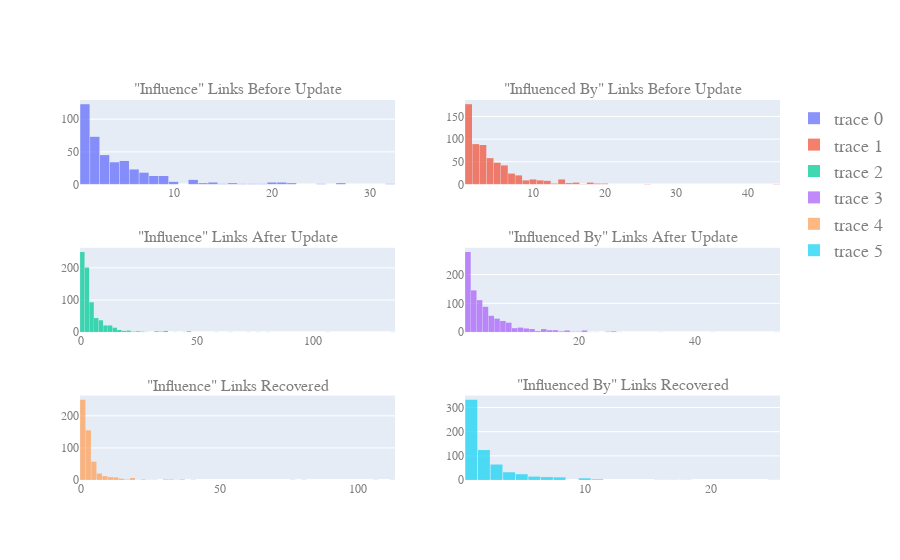
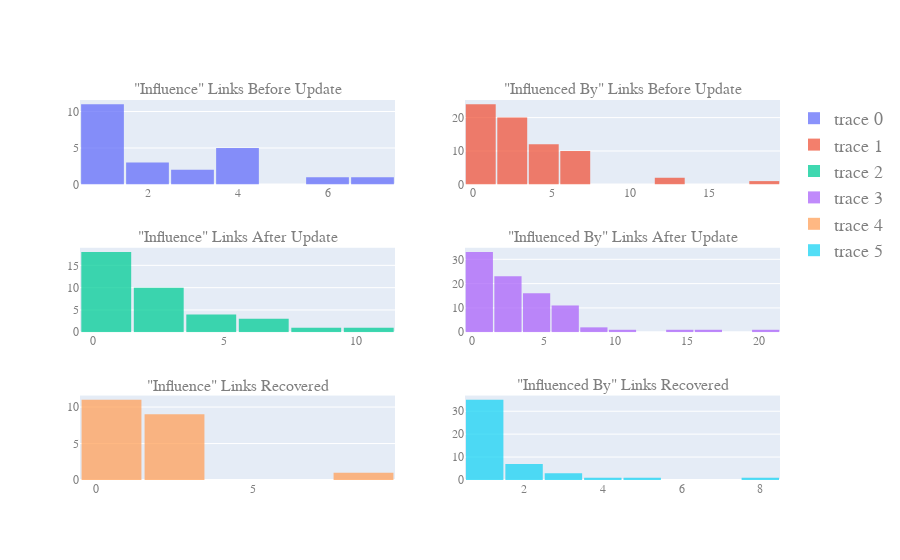

Notebook cell for these charts, in order:
### Code cell
# for all items, summarize every variable in ['influ_count']

import plotly
# use plot to print overlay histogram
import plotly.figure_factory as ff
import plotly.graph_objs as go
import pandas as pd
# use plotly to create graphs that lay beside each other
from plotly.subplots import make_subplots



# for 'influence'
#         'influencedBy'
#         'influence_inferred'
#         'influencedBy_inferred'
#         "influ_update"
#         "influBy_update"
#     }

def describe_count(key_list, db_philo_info_count_list):
    # use plotly to print an overlay histogram of all keys in key_list
    # overlay histogram using go
    fig = go.Figure()

    # use plotly to create graphs that lay beside each other
    # rows are three status
    # cols are two variables
    fig = make_subplots(rows=3, cols=2, subplot_titles=(
        "\"Influence\" Links Before Update", "\"Influenced By\" Links Before Update", 
        "\"Influence\" Links After Update", "\"Influenced By\" Links After Update", 
        "\"Influence\" Links Recovered", "\"Influenced By\" Links Recovered"
        ))
    # put the six graphs in the same figure, put in each row and column
    for i in range(3):
        for j in range(2):
            # print(i, j)
            # count zero values for each key
            count_zero = 0
            for item in db_philo_info_count_list:
                if item['influ_count'][key_list[i*2+j]] == 0:
                    count_zero += 1
            print(key_list[i*2+j], "count_zero:", count_zero)
            # ignore zero values and create a new df
            df = pd.DataFrame([item['influ_count'][key_list[i*2+j]] for item in db_philo_info_count_list if item['influ_count'][key_list[i*2+j]] != 0], columns=[key_list[i*2+j]])
            # use the df to create a histogram
            fig.add_trace(go.Histogram(x=df[key_list[i*2+j]]), row=i+1, col=j+1)

            # fig.add_trace(go.Histogram(x=[item['influ_count'][key_list[i*2+j]] for item in db_philo_info_count_list]), row=i+1, col=j+1)
    fig.update_layout(barmode='overlay')
    # change the font
    fig.update_layout(font=dict(family="calibri", size=18, color="#7f7f7f"))
    # decrease the distance between each subplot
      
    # decrease the font size of xaxis and yaxis
    fig.update_xaxes(title_font=dict(size=12), tickfont=dict(size=12))
    fig.update_yaxes(title_font=dict(size=12), tickfont=dict(size=12))
    # change bin width
    fig.update_layout(bargap=0.05)
    fig.update_traces(opacity=0.75)
    fig.show()
    # save as html
    plotly.offline.plot(fig, filename='vis/histogram_for_links.html')

# a function that find all philosophers who have no influence and influencedBy
def find_isolated(db_philo_info_count_list, status):
    if status == "before_update":
        key_list = ['influence', 'influencedBy']
    elif status == "after_update":
        key_list = ['influence_inferred', 'influencedBy_inferred']
    elif status == "update":
        key_list = ['influ_update', 'influBy_update']
    else:
        print("wrong status")
        return
    
    count_isolated = 0
    for item in db_philo_info_count_list:
        if item['influ_count'][key_list[0]] == 0 and item['influ_count'][key_list[1]] == 0:
            # print(list(item["influ_count"].values())[-2:], item["entity"], list(item["influ_count"].values())[:4])
            count_isolated += 1
    print(status, "count_isolated:", count_isolated)


find_isolated(db_philo_info_count_list, "before_update")
find_isolated(db_philo_info_count_list, "after_update")
find_isolated(db_philo_info_count_list, "update")


key_list = ['influence', 'influencedBy', 'influence_inferred', 'influencedBy_inferred', 'influ_update', 'influBy_update']

describe_count(key_list, db_philo_info_count_list)

### Figure 1 — Plotly figure (JSON) as saved in the notebook; plotly's stock layout.template omitted (floating-point values rounded to 4 significant figures; data arrays with more than 128 entries replaced by an {"elided": "..."} marker saying what was removed)
{"data": [{"opacity": 0.75, "type": "histogram", "x": {"elided": "412 int values"}, "xaxis": "x", "yaxis": "y"}, {"opacity": 0.75, "type": "histogram", "x": {"elided": "613 int values"}, "xaxis": "x2", "yaxis": "y2"}, {"opacity": 0.75, "type": "histogram", "x": {"elided": "725 int values"}, "xaxis": "x3", "yaxis": "y3"}, {"opacity": 0.75, "type": "histogram", "x": {"elided": "911 int values"}, "xaxis": "x4", "yaxis": "y4"}, {"opacity": 0.75, "type": "histogram", "x": {"elided": "540 int values"}, "xaxis": "x5", "yaxis": "y5"}, {"opacity": 0.75, "type": "histogram", "x": {"elided": "627 int values"}, "xaxis": "x6", "yaxis": "y6"}], "layout": {"annotations": [{"font": {"size": 16}, "showarrow": false, "text": "\"Influence\" Links Before Update", "x": 0.225, "xanchor": "center", "xref": "paper", "y": 1, "yanchor": "bottom", "yref": "paper"}, {"font": {"size": 16}, "showarrow": false, "text": "\"Influenced By\" Links Before Update", "x": 0.775, "xanchor": "center", "xref": "paper", "y": 1, "yanchor": "bottom", "yref": "paper"}, {"font": {"size": 16}, "showarrow": false, "text": "\"Influence\" Links After Update", "x": 0.225, "xanchor": "center", "xref": "paper", "y": 0.6111, "yanchor": "bottom", "yref": "paper"}, {"font": {"size": 16}, "showarrow": false, "text": "\"Influenced By\" Links After Update", "x": 0.775, "xanchor": "center", "xref": "paper", "y": 0.6111, "yanchor": "bottom", "yref": "paper"}, {"font": {"size": 16}, "showarrow": false, "text": "\"Influence\" Links Recovered", "x": 0.225, "xanchor": "center", "xref": "paper", "y": 0.2222, "yanchor": "bottom", "yref": "paper"}, {"font": {"size": 16}, "showarrow": false, "text": "\"Influenced By\" Links Recovered", "x": 0.775, "xanchor": "center", "xref": "paper", "y": 0.2222, "yanchor": "bottom", "yref": "paper"}], "bargap": 0.05, "barmode": "overlay", "font": {"color": "#7f7f7f", "family": "calibri", "size": 18}, "xaxis": {"anchor": "y", "domain": [0, 0.45], "tickfont": {"size": 12}, "title": {"font": {"size": 12}}}, "xaxis2": {"anchor": "y2", "domain": [0.55, 1], "tickfont": {"size": 12}, "title": {"font": {"size": 12}}}, "xaxis3": {"anchor": "y3", "domain": [0, 0.45], "tickfont": {"size": 12}, "title": {"font": {"size": 12}}}, "xaxis4": {"anchor": "y4", "domain": [0.55, 1], "tickfont": {"size": 12}, "title": {"font": {"size": 12}}}, "xaxis5": {"anchor": "y5", "domain": [0, 0.45], "tickfont": {"size": 12}, "title": {"font": {"size": 12}}}, "xaxis6": {"anchor": "y6", "domain": [0.55, 1], "tickfont": {"size": 12}, "title": {"font": {"size": 12}}}, "yaxis": {"anchor": "x", "domain": [0.7778, 1], "tickfont": {"size": 12}, "title": {"font": {"size": 12}}}, "yaxis2": {"anchor": "x2", "domain": [0.7778, 1], "tickfont": {"size": 12}, "title": {"font": {"size": 12}}}, "yaxis3": {"anchor": "x3", "domain": [0.3889, 0.6111], "tickfont": {"size": 12}, "title": {"font": {"size": 12}}}, "yaxis4": {"anchor": "x4", "domain": [0.3889, 0.6111], "tickfont": {"size": 12}, "title": {"font": {"size": 12}}}, "yaxis5": {"anchor": "x5", "domain": [0, 0.2222], "tickfont": {"size": 12}, "title": {"font": {"size": 12}}}, "yaxis6": {"anchor": "x6", "domain": [0, 0.2222], "tickfont": {"size": 12}, "title": {"font": {"size": 12}}}}}

### Figure 2 — Plotly figure (JSON) as saved in the notebook; plotly's stock layout.template omitted (floating-point values rounded to 4 significant figures)
{"data": [{"opacity": 0.75, "type": "histogram", "x": [2, 1, 4, 4, 1, 7, 4, 2, 1, 4, 1, 1, 1, 1, 1, 1, 2, 3, 3, 1, 4, 6, 1], "xaxis": "x", "yaxis": "y"}, {"opacity": 0.75, "type": "histogram", "x": [1, 3, 3, 3, 6, 1, 1, 1, 3, 3, 2, 6, 12, 3, 5, 12, 2, 5, 1, 1, 2, 4, 1, 6, 1, 5, 4, 2, 1, 1, 2, 3, 6, 1, 6, 4, 7, 3, 1, 2, 1, 6, 4, 1, 5, 1, 3, 1, 6, 1, 1, 3, 4, 2, 1, 1, 1, 1, 1, 4, 6, 2, 1, 4, 3, 18, 3, 5, 6], "xaxis": "x2", "yaxis": "y2"}, {"opacity": 0.75, "type": "histogram", "x": [1, 1, 2, 1, 4, 3, 5, 3, 2, 10, 9, 2, 6, 2, 1, 2, 1, 6, 1, 1, 1, 1, 1, 1, 1, 1, 2, 1, 2, 4, 3, 1, 1, 5, 6, 1, 1], "xaxis": "x3", "yaxis": "y3"}, {"opacity": 0.75, "type": "histogram", "x": [1, 1, 1, 4, 3, 3, 6, 1, 1, 3, 1, 2, 1, 1, 4, 3, 8, 1, 2, 7, 14, 5, 6, 16, 2, 5, 1, 1, 3, 4, 1, 4, 7, 1, 6, 4, 1, 4, 1, 1, 1, 3, 1, 2, 2, 3, 6, 1, 1, 8, 4, 7, 1, 3, 4, 1, 2, 1, 2, 6, 4, 1, 6, 1, 3, 1, 11, 1, 1, 1, 4, 4, 2, 2, 2, 1, 1, 2, 4, 7, 3, 1, 1, 4, 3, 21, 3, 5, 7], "xaxis": "x4", "yaxis": "y4"}, {"opacity": 0.75, "type": "histogram", "x": [1, 1, 3, 1, 2, 2, 3, 9, 2, 2, 2, 1, 2, 1, 1, 1, 2, 1, 1, 1, 1], "xaxis": "x5", "yaxis": "y5"}, {"opacity": 0.75, "type": "histogram", "x": [1, 1, 1, 1, 2, 1, 2, 1, 1, 8, 1, 1, 2, 2, 1, 4, 1, 1, 3, 1, 1, 1, 2, 1, 1, 1, 2, 1, 1, 1, 2, 1, 3, 1, 1, 1, 1, 5, 1, 1, 1, 1, 1, 1, 1, 1, 3, 1], "xaxis": "x6", "yaxis": "y6"}], "layout": {"annotations": [{"font": {"size": 16}, "showarrow": false, "text": "\"Influence\" Links Before Update", "x": 0.225, "xanchor": "center", "xref": "paper", "y": 1, "yanchor": "bottom", "yref": "paper"}, {"font": {"size": 16}, "showarrow": false, "text": "\"Influenced By\" Links Before Update", "x": 0.775, "xanchor": "center", "xref": "paper", "y": 1, "yanchor": "bottom", "yref": "paper"}, {"font": {"size": 16}, "showarrow": false, "text": "\"Influence\" Links After Update", "x": 0.225, "xanchor": "center", "xref": "paper", "y": 0.6111, "yanchor": "bottom", "yref": "paper"}, {"font": {"size": 16}, "showarrow": false, "text": "\"Influenced By\" Links After Update", "x": 0.775, "xanchor": "center", "xref": "paper", "y": 0.6111, "yanchor": "bottom", "yref": "paper"}, {"font": {"size": 16}, "showarrow": false, "text": "\"Influence\" Links Recovered", "x": 0.225, "xanchor": "center", "xref": "paper", "y": 0.2222, "yanchor": "bottom", "yref": "paper"}, {"font": {"size": 16}, "showarrow": false, "text": "\"Influenced By\" Links Recovered", "x": 0.775, "xanchor": "center", "xref": "paper", "y": 0.2222, "yanchor": "bottom", "yref": "paper"}], "bargap": 0.05, "barmode": "overlay", "font": {"color": "#7f7f7f", "family": "calibri", "size": 18}, "xaxis": {"anchor": "y", "domain": [0, 0.45], "tickfont": {"size": 12}, "title": {"font": {"size": 12}}}, "xaxis2": {"anchor": "y2", "domain": [0.55, 1], "tickfont": {"size": 12}, "title": {"font": {"size": 12}}}, "xaxis3": {"anchor": "y3", "domain": [0, 0.45], "tickfont": {"size": 12}, "title": {"font": {"size": 12}}}, "xaxis4": {"anchor": "y4", "domain": [0.55, 1], "tickfont": {"size": 12}, "title": {"font": {"size": 12}}}, "xaxis5": {"anchor": "y5", "domain": [0, 0.45], "tickfont": {"size": 12}, "title": {"font": {"size": 12}}}, "xaxis6": {"anchor": "y6", "domain": [0.55, 1], "tickfont": {"size": 12}, "title": {"font": {"size": 12}}}, "yaxis": {"anchor": "x", "domain": [0.7778, 1], "tickfont": {"size": 12}, "title": {"font": {"size": 12}}}, "yaxis2": {"anchor": "x2", "domain": [0.7778, 1], "tickfont": {"size": 12}, "title": {"font": {"size": 12}}}, "yaxis3": {"anchor": "x3", "domain": [0.3889, 0.6111], "tickfont": {"size": 12}, "title": {"font": {"size": 12}}}, "yaxis4": {"anchor": "x4", "domain": [0.3889, 0.6111], "tickfont": {"size": 12}, "title": {"font": {"size": 12}}}, "yaxis5": {"anchor": "x5", "domain": [0, 0.2222], "tickfont": {"size": 12}, "title": {"font": {"size": 12}}}, "yaxis6": {"anchor": "x6", "domain": [0, 0.2222], "tickfont": {"size": 12}, "title": {"font": {"size": 12}}}}}
